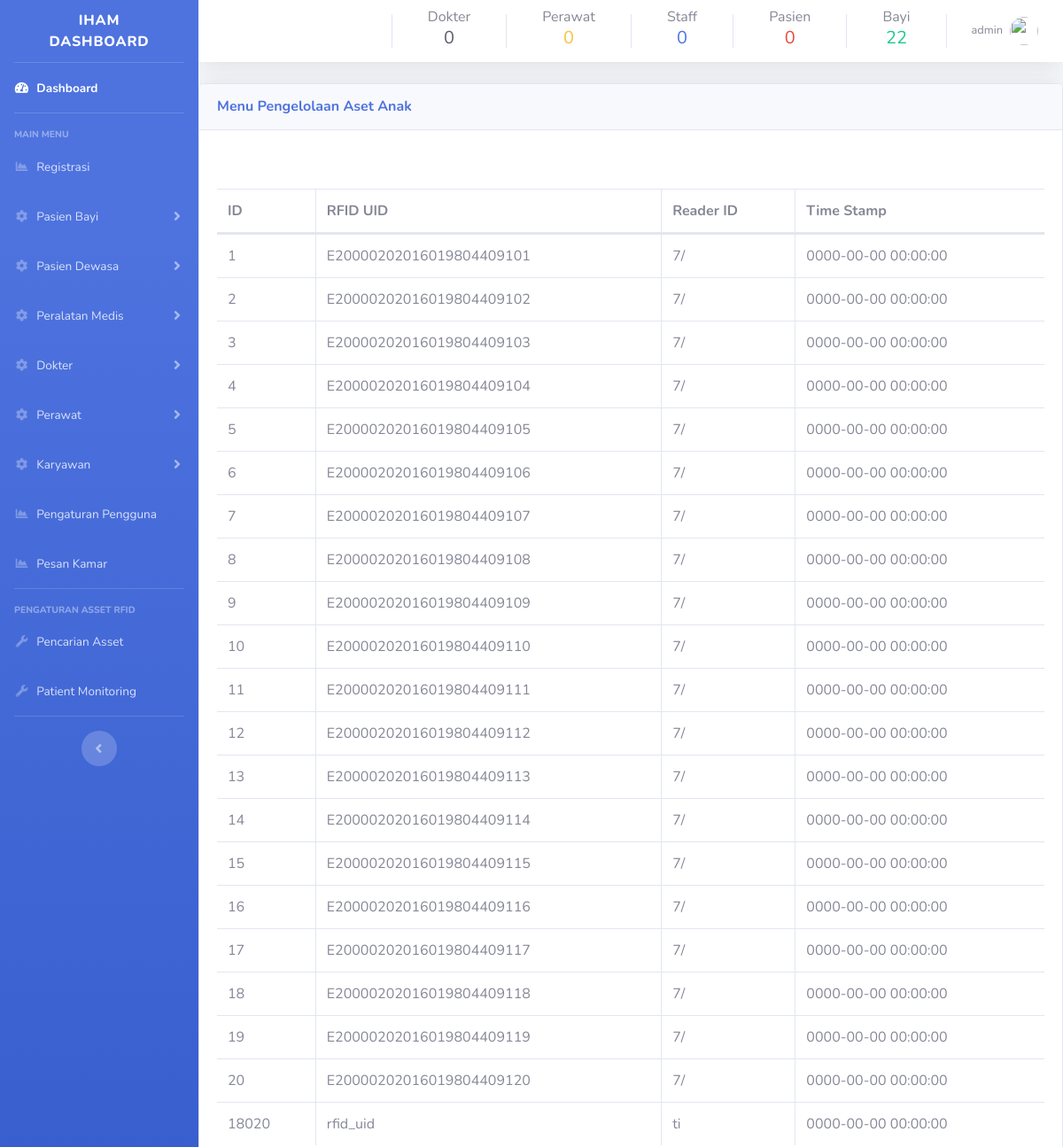
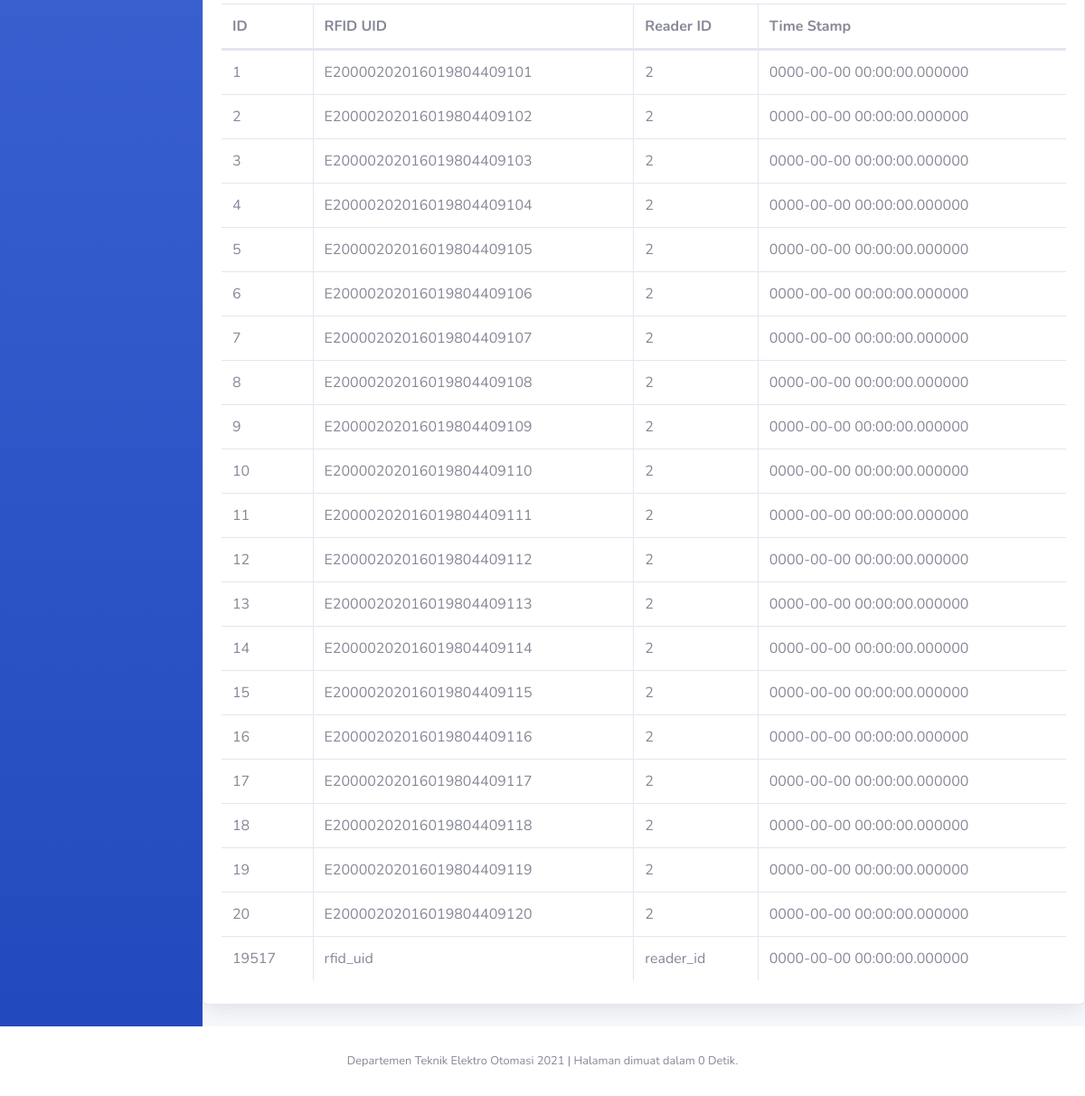
Page /Tempat_Sampah/status-asset.php (signed in) on the committed database (2 pictures, top to bottom).
### tables this page shows
CREATE TABLE `tb_reader_scan` (
  `id` int(100) NOT NULL,
  `rfid_uid` varchar(100) NOT NULL,
  `nama` varchar(100) NOT NULL,
  `reader_id` varchar(2) NOT NULL,
  `timestamp` timestamp NOT NULL DEFAULT current_timestamp() ON UPDATE current_timestamp()
);

CREATE TABLE `tb_reader_scan2` (
  `id` int(255) NOT NULL,
  `rfid_uid` varchar(30) DEFAULT NULL,
  `nama` varchar(100) NOT NULL,
  `reader_id` varchar(30) DEFAULT NULL,
  `timestamp` timestamp(6) NOT NULL DEFAULT current_timestamp(6)
);

### Tempat_Sampah/status-asset.php (the view, shortened to what this page needs)
<?php
include('includes/header.php');
include('includes/navbar.php');
include('database/dbconfig.php')
?>
<div class="card shadow mb-4">
  <div class="card-header py-3">
    <h6 class="m-0 font-weight-bold text-primary">Menu Pengelolaan Aset Anak
    </h6>
  </div>
<div class="card-body">
    <div class="table-responsive">
    <?php
    $query = "SELECT * FROM tb_reader_scan";
    $query_run = mysqli_query($connection, $query);
    ?>
      <table class="table table-bordered" id="tabelrfidscan1" width="100%" cellspacing="4">
        <thead>
          <tr>
          <th>ID </th>
            <th>RFID UID</th>
            <th>Reader ID</th>
            <th>Time Stamp</th>
          </tr>
        </thead>
        <tbody>
        <?php
        if(mysqli_num_rows($query_run) > 0 )
        {
          while($row = mysqli_fetch_assoc($query_run))
          {
            ?>
          <tr>
          <td><?php echo $row['id']; ?></td>
            <td><?php echo $row['rfid_uid']; ?></td>
            <td><?php echo $row['reader_id']; ?></td>
            <td><?php echo $row['timestamp']; ?></td>
            </div>
          <?php
          }
        }
        else {
          echo "Data tidak ditemukan";
        }
        ?>
<div class="column">
<div class="card-body">
    <div class="table-responsive">
    <?php
    $query = "SELECT * FROM tb_reader_scan2";
    $query_run = mysqli_query($connection, $query);
    ?>
      <table class="table table-bordered" id="tabelrfidscan2" width="100%" cellspacing="0">
        <thead>
          <tr>
          <th>ID </th>
            <th>RFID UID</th>
            <th>Reader ID</th>
            <th>Time Stamp</th>
          </tr>
        </thead>
        <tbody>
        <?php
        if(mysqli_num_rows($query_run) > 0 )
        {
          while($row = mysqli_fetch_assoc($query_run))
          {
            ?>
          <tr>
          <td><?php echo $row['id']; ?></td>
            <td><?php echo $row['rfid_uid']; ?></td>
            <td><?php echo $row['reader_id']; ?></td>
            <td><?php echo $row['timestamp']; ?></td>
          </div>
          <?php
          }
        }
        else {
          echo "Data tidak ditemukan";
        }
        ?>
<?php
include('includes/scripts.php');
include('includes/footer.php');
?>

### rows in the picture
tb_reader_scan: id "1", rfid_uid "E20000202016019804409101", reader "7/", timestamp "0000-00-00 00:00:00"
tb_reader_scan: id "2", rfid_uid "E20000202016019804409102", reader "7/", timestamp "0000-00-00 00:00:00"
tb_reader_scan: id "3", rfid_uid "E20000202016019804409103", reader "7/", timestamp "0000-00-00 00:00:00"
tb_reader_scan: id "4", rfid_uid "E20000202016019804409104", reader "7/", timestamp "0000-00-00 00:00:00"
tb_reader_scan: id "5", rfid_uid "E20000202016019804409105", reader "7/", timestamp "0000-00-00 00:00:00"
tb_reader_scan: id "6", rfid_uid "E20000202016019804409106", reader "7/", timestamp "0000-00-00 00:00:00"
tb_reader_scan: id "7", rfid_uid "E20000202016019804409107", reader "7/", timestamp "0000-00-00 00:00:00"
tb_reader_scan: id "8", rfid_uid "E20000202016019804409108", reader "7/", timestamp "0000-00-00 00:00:00"
tb_reader_scan: id "9", rfid_uid "E20000202016019804409109", reader "7/", timestamp "0000-00-00 00:00:00"
tb_reader_scan: id "10", rfid_uid "E20000202016019804409110", reader "7/", timestamp "0000-00-00 00:00:00"
tb_reader_scan: id "11", rfid_uid "E20000202016019804409111", reader "7/", timestamp "0000-00-00 00:00:00"
tb_reader_scan: id "12", rfid_uid "E20000202016019804409112", reader "7/", timestamp "0000-00-00 00:00:00"
tb_reader_scan: id "13", rfid_uid "E20000202016019804409113", reader "7/", timestamp "0000-00-00 00:00:00"
tb_reader_scan: id "14", rfid_uid "E20000202016019804409114", reader "7/", timestamp "0000-00-00 00:00:00"
tb_reader_scan: id "15", rfid_uid "E20000202016019804409115", reader "7/", timestamp "0000-00-00 00:00:00"
tb_reader_scan: id "16", rfid_uid "E20000202016019804409116", reader "7/", timestamp "0000-00-00 00:00:00"
tb_reader_scan: id "17", rfid_uid "E20000202016019804409117", reader "7/", timestamp "0000-00-00 00:00:00"
tb_reader_scan: id "18", rfid_uid "E20000202016019804409118", reader "7/", timestamp "0000-00-00 00:00:00"
tb_reader_scan: id "19", rfid_uid "E20000202016019804409119", reader "7/", timestamp "0000-00-00 00:00:00"
tb_reader_scan: id "20", rfid_uid "E20000202016019804409120", reader "7/", timestamp "0000-00-00 00:00:00"
tb_reader_scan: id "18020", rfid_uid "rfid_uid", reader "ti", timestamp "0000-00-00 00:00:00"
tb_reader_scan2: id "1", rfid_uid "E20000202016019804409101", reader "2", timestamp "0000-00-00 00:00:00.000000"
tb_reader_scan2: id "2", rfid_uid "E20000202016019804409102", reader "2", timestamp "0000-00-00 00:00:00.000000"
tb_reader_scan2: id "3", rfid_uid "E20000202016019804409103", reader "2", timestamp "0000-00-00 00:00:00.000000"
tb_reader_scan2: id "4", rfid_uid "E20000202016019804409104", reader "2", timestamp "0000-00-00 00:00:00.000000"
tb_reader_scan2: id "5", rfid_uid "E20000202016019804409105", reader "2", timestamp "0000-00-00 00:00:00.000000"
tb_reader_scan2: id "6", rfid_uid "E20000202016019804409106", reader "2", timestamp "0000-00-00 00:00:00.000000"
tb_reader_scan2: id "7", rfid_uid "E20000202016019804409107", reader "2", timestamp "0000-00-00 00:00:00.000000"
tb_reader_scan2: id "8", rfid_uid "E20000202016019804409108", reader "2", timestamp "0000-00-00 00:00:00.000000"
tb_reader_scan2: id "9", rfid_uid "E20000202016019804409109", reader "2", timestamp "0000-00-00 00:00:00.000000"
tb_reader_scan2: id "10", rfid_uid "E20000202016019804409110", reader "2", timestamp "0000-00-00 00:00:00.000000"
tb_reader_scan2: id "11", rfid_uid "E20000202016019804409111", reader "2", timestamp "0000-00-00 00:00:00.000000"
tb_reader_scan2: id "12", rfid_uid "E20000202016019804409112", reader "2", timestamp "0000-00-00 00:00:00.000000"
tb_reader_scan2: id "13", rfid_uid "E20000202016019804409113", reader "2", timestamp "0000-00-00 00:00:00.000000"
tb_reader_scan2: id "14", rfid_uid "E20000202016019804409114", reader "2", timestamp "0000-00-00 00:00:00.000000"
tb_reader_scan2: id "15", rfid_uid "E20000202016019804409115", reader "2", timestamp "0000-00-00 00:00:00.000000"
tb_reader_scan2: id "16", rfid_uid "E20000202016019804409116", reader "2", timestamp "0000-00-00 00:00:00.000000"
tb_reader_scan2: id "17", rfid_uid "E20000202016019804409117", reader "2", timestamp "0000-00-00 00:00:00.000000"
tb_reader_scan2: id "18", rfid_uid "E20000202016019804409118", reader "2", timestamp "0000-00-00 00:00:00.000000"
tb_reader_scan2: id "19", rfid_uid "E20000202016019804409119", reader "2", timestamp "0000-00-00 00:00:00.000000"
tb_reader_scan2: id "20", rfid_uid "E20000202016019804409120", reader "2", timestamp "0000-00-00 00:00:00.000000"
tb_reader_scan2: id "19517", rfid_uid "rfid_uid", reader "reader_id", timestamp "0000-00-00 00:00:00.000000"

### other values in the picture
$row "0"
$row "22"
$_SESSION['username'] "admin"
$total_time "0"
